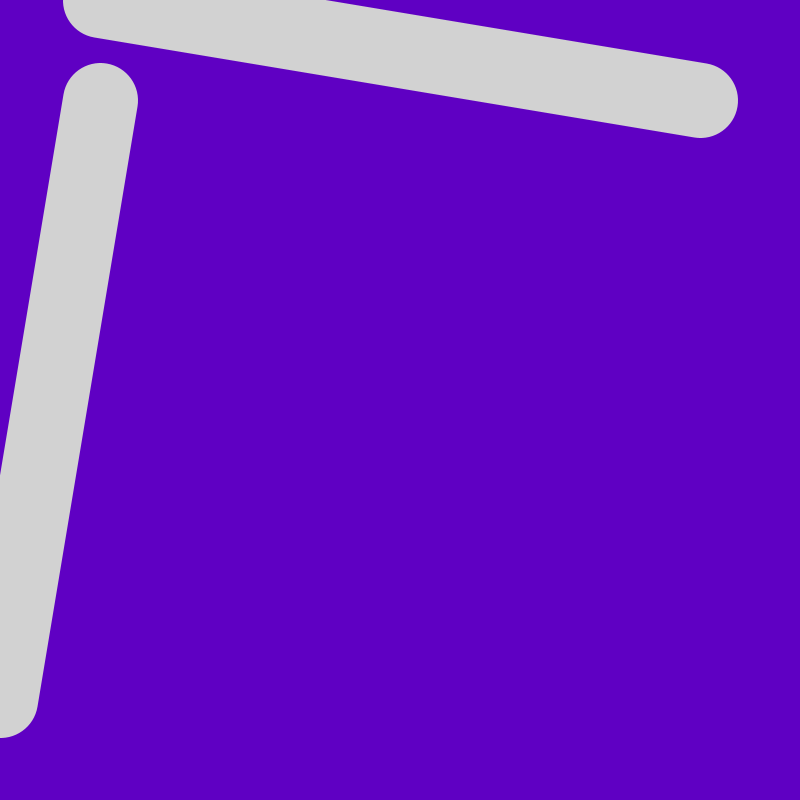
Frame 1 (no input)
Frame 60 (the mouse pressed at the canvas centre just before this capture): identical to frame 1, image omitted
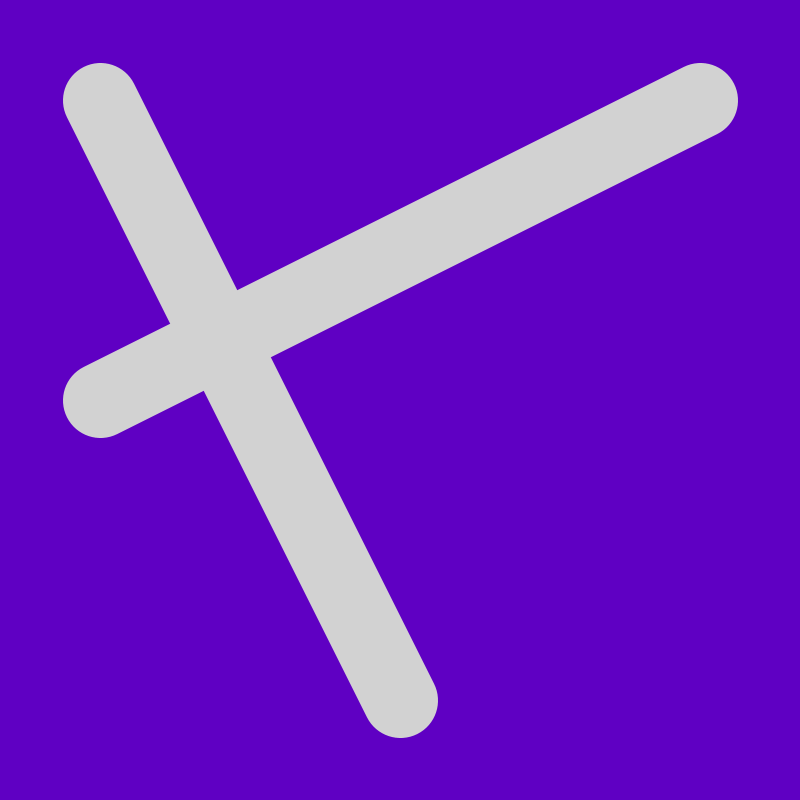
Frame 120 (the mouse held since frame 60 and released just before this capture)

The Processing sketch that drew these frames (run headless with seeded random() and noise(); from frame 60 on, the mouse is pressed at the canvas centre):

// Processing sketch: code_06_09
// ── code_06_09.pde
float offset = 100;

void setup(){
size(800, 800);
}

void draw(){
strokeWeight(75);
stroke(210);
background(95, 0, 195);

line(offset, offset, mouseX, height-offset);
line(width-offset, offset, offset, mouseY);

}

void mousePressed(){
save("images/code_06_08.tif");
}

void keyPressed(){
save("images/code_06_08.jpg");
}
